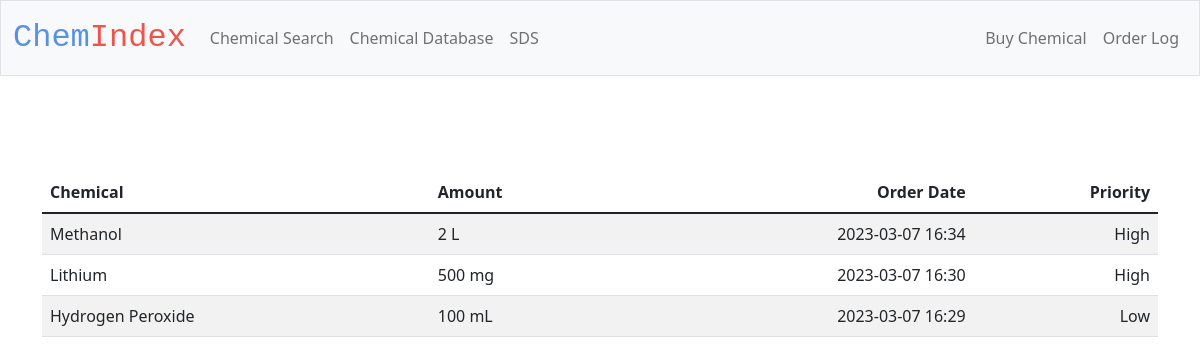
Screenshot of /purchase_database with the database file from the repository.
### tables this page shows
CREATE TABLE orders (
    chemical TEXT NOT NULL,
    amount INTEGER NOT NULL,
    unit INTEGER NOT NULL, 
    time DATETIME NOT NULL,
    user TEXT, 
    priority INTEGER NOT NULL);

### app.py (the view)
@app.route('/purchase_database')
def purchase_database():
    with sqlite3.connect(db_path) as db:
        data = db.execute("SELECT * FROM orders ORDER BY time DESC")
        return render_template("purchase_database.html", orders = data)

### templates/purchase_database.html (shortened to what this page needs)
{% extends "layout.html" %}
{% block main %}
<main class="container py-5">
    <table class="table table-striped" id ="purchase_table" name="purchase_table">
        <thead>
            <tr>
                <th class="text-start">Chemical</th>
                <th class="text-start">Amount</th>
                <th class="text-end">Order Date</th>
                <th class="text-end">Priority</th>
            </tr>
        </thead>
       <tbody>
        {% for row in orders %}
                <tr>
                    <td class="text-start"> {{row[0]}}</td>
                    <td class="text-start">{{row[1]}} {{row[2]}}</td>
                    <td class="text-end">{{row[3]}}</td>
                    <td class="text-end">{{row[5]}}</td>
                </tr>
        {% endfor %}
        </tbody>
    </table>
        </main>
{% endblock %}

### rows the page displays
orders: chemical "Methanol", amount "2", unit "L", time "2023-03-07 16:34", priority "High"
orders: chemical "Lithium", amount "500", unit "mg", time "2023-03-07 16:30", priority "High"
orders: chemical "Hydrogen Peroxide", amount "100", unit "mL", time "2023-03-07 16:29", priority "Low"
